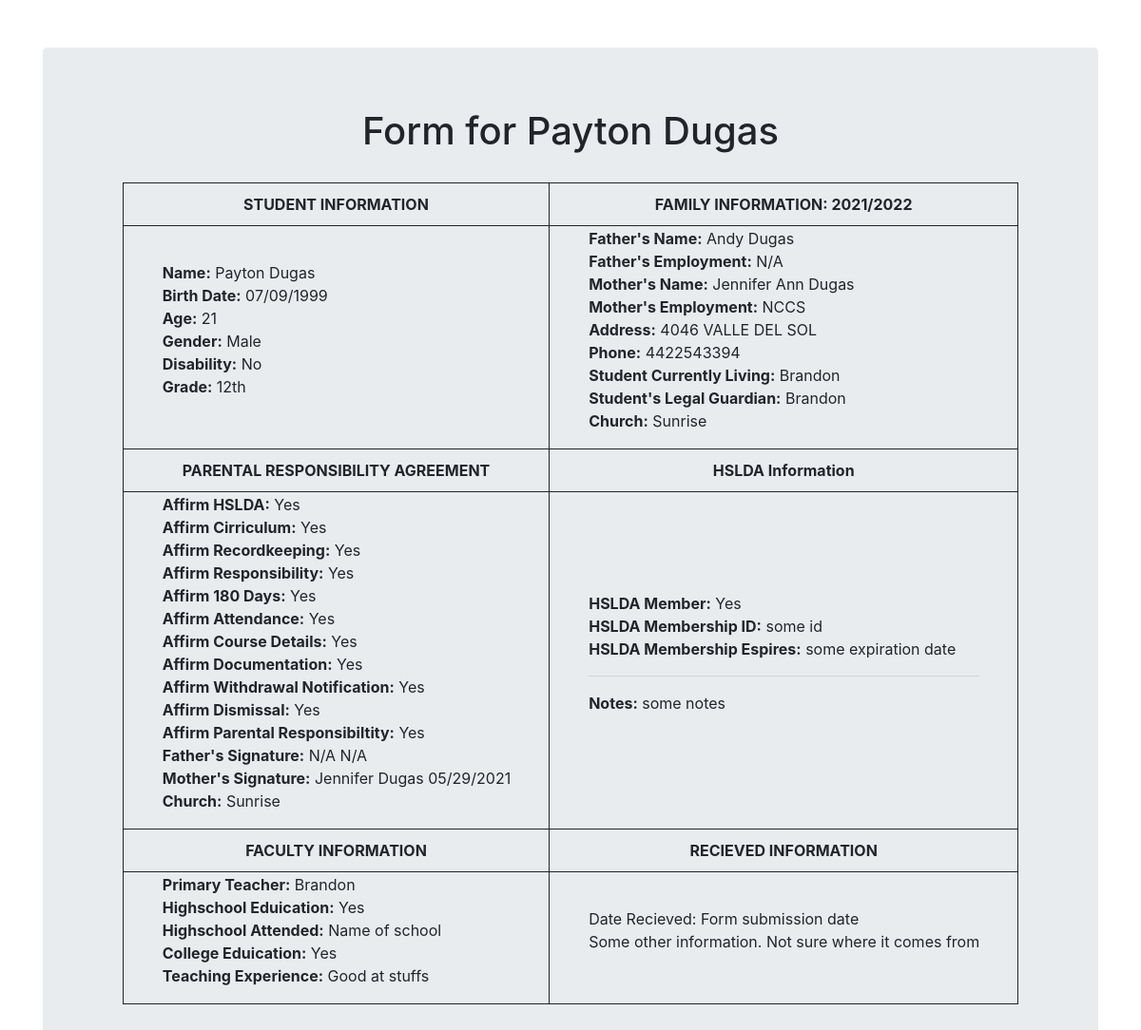
The page /form_app/student/Payton on the database its author committed.
### form_app/models.py (models this page shows, shortened)
class NCCS_Student(models.Model):
    student_id = 'default'
    last_name = models.CharField(max_length=256)
    first_name = models.CharField(max_length=256)
    birth_date = models.CharField(max_length=256)
    age = models.IntegerField()
    gender = models.CharField(max_length=256, choices=GENDER_CHOICES, default=None)
    disabilities = models.CharField(max_length=256, choices=TRUE_FALSE_CHOICES, default=None)
    school_year = models.CharField(max_length=256, choices=SCHOOL_YEAR_CHOICES, default=None)
    grade = models.CharField(max_length=256, choices=GRADE_CHOICES, default=None)
    record_permission = models.CharField(max_length=256, choices=TRUE_FALSE_CHOICES, default=None)
    previous_school_year = models.CharField(max_length=256)
    previous_school = models.CharField(max_length=256)
    previous_school_mailing_address = models.CharField(max_length=256)
    previous_school_city = models.CharField(max_length=256)
    previous_school_state = models.CharField(max_length=256)
    previous_school_zip = models.CharField(max_length=256)
    previous_school_phone = models.CharField(max_length=256)
    previous_school_been_suspended = models.CharField(max_length=256, choices=TRUE_FALSE_CHOICES, default=None)
    father_name = models.CharField(max_length=256)
    father_employment = models.CharField(max_length=256)
    mother_name = models.CharField(max_length=256)
    mother_employment = models.CharField(max_length=256)
    family_address = models.CharField(max_length=256)
    family_city = models.CharField(max_length=256)
    family_state = models.CharField(max_length=256)
    family_zip = models.CharField(max_length=256)
    family_phone = models.CharField(max_length=256)
    family_email = models.CharField(max_length=256)
    student_living_with = models.CharField(max_length=256)
    student_guardian = models.CharField(max_length=256)
    family_church = models.CharField(max_length=256)
    HSLDA_membership = models.CharField(max_length=256, choices=TRUE_FALSE_CHOICES, default=None)
    primary_teacher = models.CharField(max_length=256)
    high_school_eduication = models.CharField(max_length=256, choices=TRUE_FALSE_CHOICES, default=None)
    college_eduication = models.CharField(max_length=256, choices=TRUE_FALSE_CHOICES, default=None)
    list_training = models.CharField(max_length=256)
    membership_agreement = models.CharField(max_length=256, choices=TRUE_FALSE_CHOICES, default=None)
    curriculum_agreement = models.CharField(max_length=256, choices=TRUE_FALSE_CHOICES, default=None)
    record_keeping_agreement = models.CharField(max_length=256, choices=TRUE_FALSE_CHOICES, default=None)
    parent_participation_agreement = models.CharField(max_length=256, choices=TRUE_FALSE_CHOICES, default=None)
    parent_home_agreement = models.CharField(max_length=256, choices=TRUE_FALSE_CHOICES, default=None)
    attendance_grades_agreement = models.CharField(max_length=256, choices=TRUE_FALSE_CHOICES, default=None)
    course_of_study_course_description_agreement = models.CharField(max_length=256, choices=TRUE_FALSE_CHOICES, default=None)
    read_handbook_agreement = models.CharField(max_length=256, choices=TRUE_FALSE_CHOICES, default=None)
    change_schools_agreement = models.CharField(max_length=256, choices=TRUE_FALSE_CHOICES, default=None)
    enrolment_dismissal_agreement = models.CharField(max_length=256, choices=TRUE_FALSE_CHOICES, default=None)
    parent_direction_agreement = models.CharField(max_length=256, choices=TRUE_FALSE_CHOICES, default=None)
    read_agreement = models.CharField(max_length=256, choices=TRUE_FALSE_CHOICES, default=None)
    father_signature = models.CharField(max_length=256)
    father_sign_date = models.CharField(max_length=256)
    mother_signature = models.CharField(max_length=256)
    mother_sign_date = models.CharField(max_length=256)

### form_app/views.py (the view)
# urls.py: url('student/(?P<slug>[\w-]+)$', views.student, name='student'),
def student(request, slug):
    student = NCCS_Student.objects.get(first_name=slug)
    student_dict = {'student':student}
    return render(request, 'form_app/student.html', context=student_dict)

### templates/form_app/student.html (shortened to what this page needs)
<!DOCTYPE html>
<html lang="en" dir="ltr">
  <head>
    <link rel="stylesheet" href="https://stackpath.bootstrapcdn.com/bootstrap/4.3.1/css/bootstrap.min.css">
  </head>
  <body>
    <div style='padding-top: 50px' class="container">
      <div class="jumbotron">
        <h1>Form for {{student.first_name}} {{student.last_name}}</h1>
        <table>
          <thead>
            <th>STUDENT INFORMATION</th>
            <th>FAMILY INFORMATION: {{ student.school_year }}</th>
          </thead>
          <tr>
            <td>
              <ul style="list-style-type:none">
                <li><b>Name:</b> {{student.first_name}} {{student.last_name}}</li>
                <li><b>Birth Date:</b> {{student.birth_date}}</li>
                <li><b>Age:</b> {{student.age}}</li>
                <li><b>Gender:</b> {{student.gender}}</li>
                <li><b>Disability:</b> {{student.disabilities}}</li>
                <li><b>Grade:</b> {{student.grade}}</li>
              </ul>
            </td>
            <td>
              <ul style="list-style-type:none">
                <li><b>Father's Name:</b> {{student.father_name}}</li>
                <li><b>Father's Employment:</b> {{student.father_employment}}</li>
                <li><b>Mother's Name:</b> {{student.mother_name}}</li>
                <li><b>Mother's Employment:</b> {{student.mother_employment}}</li>
                <li><b>Address:</b> {{student.family_address}}</li>
                <li><b>Phone:</b> {{student.family_phone}}</li>
                <li><b>Student Currently Living:</b> {{student.student_living_with}}</li>
                <li><b>Student's Legal Guardian:</b> {{student.student_guardian}}</li>
                <li><b>Church:</b> {{student.family_church}}</li>
              </ul>
            </td>
          </tr>
          <thead>
            <th>PARENTAL RESPONSIBILITY AGREEMENT</th>
            <th>HSLDA Information</th>
          </thead>
          <tr>
            <td>
              <ul style="list-style-type:none">
                <li><b>Affirm HSLDA:</b> {{student.membership_agreement}}</li>
                <li><b>Affirm Cirriculum:</b> {{student.curriculum_agreement}}</li>
                <li><b>Affirm Recordkeeping:</b> {{student.record_keeping_agreement}}</li>
                <li><b>Affirm Responsibility:</b> {{student.parent_participation_agreement}}</li>
                <li><b>Affirm 180 Days:</b> {{student.parent_home_agreement}}</li>
                <li><b>Affirm Attendance:</b> {{student.attendance_grades_agreement}}</li>
                <li><b>Affirm Course Details:</b> {{student.course_of_study_course_description_agreement}}</li>
                <li><b>Affirm Documentation:</b> {{student.read_handbook_agreement}}</li>
                <li><b>Affirm Withdrawal Notification:</b> {{student.change_schools_agreement}}</li>
                <li><b>Affirm Dismissal:</b> {{student.enrolment_dismissal_agreement}}</li>
                <li><b>Affirm Parental Responsibiltity:</b> {{student.parent_direction_agreement}}</li>
                <li><b>Father's Signature:</b> {{student.father_signature}} {{student.father_sign_date}}</li>
                <li><b>Mother's Signature:</b> {{student.mother_signature}} {{student.mother_sign_date}}</li>
                <li><b>Church:</b> {{student.family_church}}</li>
              </ul>
            </td>
            <td>
              <ul style="list-style-type:none">
                <li><b>HSLDA Member:</b> {{student.HSLDA_membership}}</li>
                <li><b>HSLDA Membership ID:</b> some id</li>
                <li><b>HSLDA Membership Espires:</b> some expiration date</li>
                <hr>
                <li><b>Notes:</b> some notes</li>
              </ul>
            </td>
          </tr>
          <thead>
            <th>FACULTY INFORMATION</th>
            <th>RECIEVED INFORMATION</th>
          </thead>
          <tr>
            <td>
              <ul style="list-style-type:none">
                <li><b>Primary Teacher:</b> {{student.primary_teacher}}</li>
                <li><b>Highschool Eduication:</b> {{student.high_school_eduication}}</li>
                <li><b>Highschool Attended:</b> Name of school</li>
                <li><b>College Eduication:</b> {{student.college_eduication}}</li>
                <li><b>Teaching Experience:</b> {{student.list_training}}</li>
              </ul>
            </td>
            <td>
              <ul style="list-style-type:none">
                <li>Date Recieved: Form submission date</li>
                <li>Some other information.  Not sure where it comes from</li>
              </ul>
            </td>
          </tr>
        </table>
      </div>
    </div>
  </body>
</html>

### templates/form_app/student.html (style rules this page uses)
td { border: 1px solid; padding-right: 40px; }
th { border: 1px solid; text-align: center; padding: 10px; }
table { margin: auto; }
h1 { text-align: center; margin-bottom: 30px; }

### rows shown on the page
NCCS_Student: first_name "Payton", last_name "Dugas", school_year "2021/2022", birth_date "07/09/1999", age "21", gender "Male", disabilities "No", grade "12th", father_name "Andy Dugas", father_employment "N/A", mother_name "Jennifer Ann Dugas", mother_employment "NCCS", family_address "4046 VALLE DEL SOL", family_phone "4422543394", student_living_with "Brandon", student_guardian "Brandon", family_church "Sunrise", membership_agreement "Yes", curriculum_agreement "Yes", record_keeping_agreement "Yes", parent_participation_agreement "Yes", parent_home_agreement "Yes", attendance_grades_agreement "Yes", course_of_study_course_description_agreement "Yes", read_handbook_agreement "Yes", change_schools_agreement "Yes", enrolment_dismissal_agreement "Yes", parent_direction_agreement "Yes", father_signature "N/A", father_sign_date "N/A", mother_signature "Jennifer Dugas", mother_sign_date "05/29/2021", HSLDA_membership "Yes", primary_teacher "Brandon", high_school_eduication "Yes", college_eduication "Yes", list_training "Good at stuffs"
